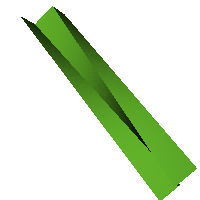

Write the Python code that produced this figure.
#!/usr/bin/env python

# Demonstrate vtkRuledSurfaceFilter by creating a room profile polyline,
# transforming it, appending both profiles, and generating a ruled surface
# between them using resample mode.

# Factory overrides
import vtkmodules.vtkInteractionStyle  # noqa: F401
import vtkmodules.vtkRenderingFreeType  # noqa: F401
import vtkmodules.vtkRenderingOpenGL2  # noqa: F401

from vtkmodules.vtkCommonCore import vtkPoints
from vtkmodules.vtkCommonDataModel import vtkCellArray, vtkPolyData
from vtkmodules.vtkCommonTransforms import vtkTransform
from vtkmodules.vtkFiltersCore import vtkAppendPolyData
from vtkmodules.vtkFiltersGeneral import vtkTransformPolyDataFilter
from vtkmodules.vtkFiltersModeling import vtkRuledSurfaceFilter
from vtkmodules.vtkRenderingCore import (
    vtkActor,
    vtkPolyDataMapper,
    vtkRenderWindow,
    vtkRenderWindowInteractor,
    vtkRenderer,
)

# Create room profile polyline
points = vtkPoints()
points.InsertPoint(0, 0, 0, 0)
points.InsertPoint(1, 1, 0, 0)
points.InsertPoint(2, 1, 1, 0)
points.InsertPoint(3, 2, 1, 0)

lines = vtkCellArray()
lines.InsertNextCell(4)
lines.InsertCellPoint(0)
lines.InsertCellPoint(1)
lines.InsertCellPoint(2)
lines.InsertCellPoint(3)

profile = vtkPolyData()
profile.SetPoints(points)
profile.SetLines(lines)

# Transform the profile
transform = vtkTransform()
transform.Translate(0, 0, 8)
transform.RotateZ(90)

transform_filter = vtkTransformPolyDataFilter()
transform_filter.SetInputData(profile)
transform_filter.SetTransform(transform)

# Append original and transformed profiles
append_filter = vtkAppendPolyData()
append_filter.AddInputData(profile)
append_filter.AddInputConnection(transform_filter.GetOutputPort())

# Generate ruled surface between the two profiles
extrude = vtkRuledSurfaceFilter()
extrude.SetInputConnection(append_filter.GetOutputPort())
extrude.SetResolution(51, 51)
extrude.SetRuledModeToResample()

mapper = vtkPolyDataMapper()
mapper.SetInputConnection(extrude.GetOutputPort())

wall = vtkActor()
wall.SetMapper(mapper)
wall.GetProperty().SetColor(0.3800, 0.7000, 0.1600)

# Renderer
renderer = vtkRenderer()
renderer.AddActor(wall)
renderer.SetBackground(1, 1, 1)

# Window
render_window = vtkRenderWindow()
render_window.AddRenderer(renderer)
render_window.SetSize(200, 200)
render_window.SetWindowName("ruled surface")

# Scene
renderer.GetActiveCamera().SetPosition(12.9841, -1.81551, 8.82706)
renderer.GetActiveCamera().SetFocalPoint(0.5, 1, 4)
renderer.GetActiveCamera().SetViewAngle(30)
renderer.GetActiveCamera().SetViewUp(0.128644, -0.675064, -0.726456)
renderer.GetActiveCamera().SetClippingRange(7.59758, 21.3643)

# Interactor
interactor = vtkRenderWindowInteractor()
interactor.SetRenderWindow(render_window)

interactor.Initialize()
interactor.Start()
